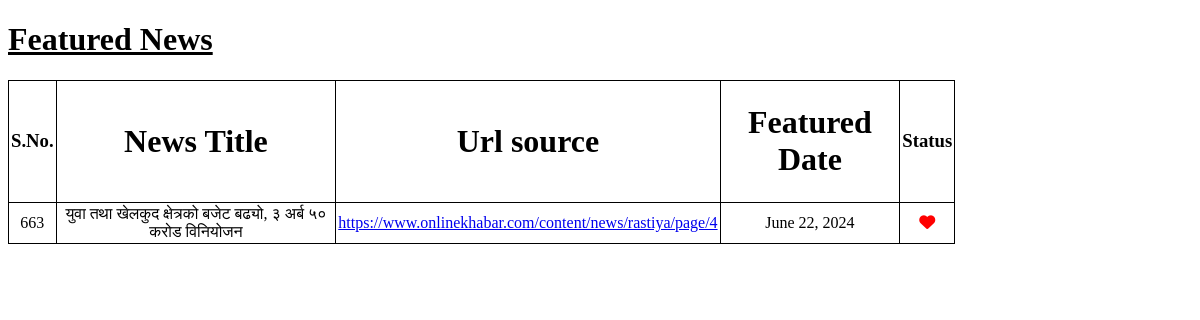
Before: /tool/featured_news/ (signed in) with the older database file.
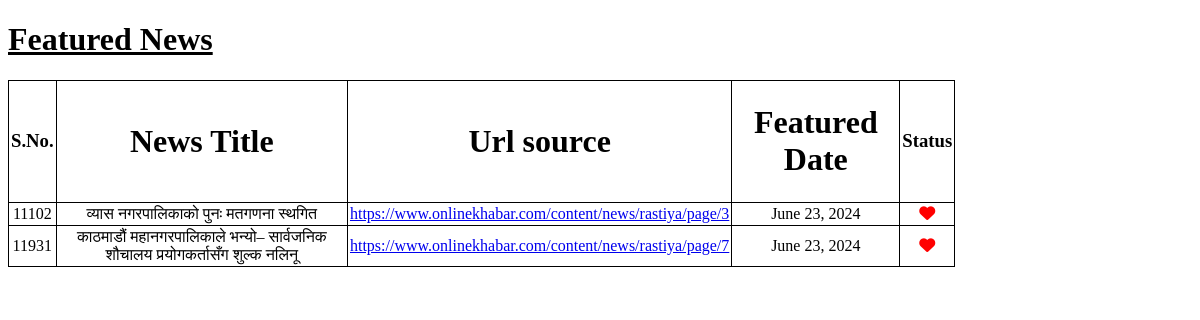
After: the same page with the newer database file.
### scrappingtool/models.py (models this page shows, shortened)
class FeaturedNews(models.Model):
    user=models.ForeignKey(User,on_delete=models.CASCADE)
    featured_news=models.ForeignKey(Newsheadline,on_delete=models.CASCADE)
    featured_date=models.DateField(auto_now_add=True)

class Newsheadline(models.Model):
    news_source=models.ForeignKey(Webportal, on_delete=models.CASCADE)
    news_title=models.CharField(max_length=512)
    news_upload_date=models.TextField()

class Webportal(models.Model):
    page_title=models.CharField(max_length=128)
    page_id=models.UUIDField(primary_key=True, default=uuid.uuid4, editable=False)
    page_url=models.URLField(max_length=200)

### scrappingtool/views.py (the view)
# urls.py: path('featured_news/',views.featured_news,name="feature"),
@user_passes_test(user_required)
def featured_news(request):
    featured_news=FeaturedNews.objects.filter(user=request.user)
    return render(request,"featured_news.html",{'featured_news':featured_news})

### scrappingtool/views.py (called while the page is built)
def user_required(user):
    return user.is_active

### Template/featured_news.html (shortened to what this page needs)
<!DOCTYPE html>
<html lang="en">
<head>
</head>
<body>
    {%if featured_news%}
    <h1><u>Featured News</u></h1>
    <table>
        <th><h3>S.No.</h3></th>
        <th><h1>News Title</h1></th>
        <th><h1>Url source</h1></th>
        <th><h1>Featured Date</h1></th>
        <th><h3>Status</h3></th>
        {%for news in featured_news%}
    <tr>
        <td>{{news.featured_news.id }}</td>
        <td>{{news.featured_news.news_title}}</td>
        <td><a href="{{news.featured_news.news_source.page_url}}">{{news.featured_news.news_source.page_url}}</a></td>
        <td>{{news.featured_date}}</td>
        <td>
            <a href="/tool/unfeature/{{news.featured_news_id}}"><i id="feature" class="fa-solid fa-heart"></i></a>
        </td>
    </tr>
    {%endfor%}
</table>
{%else%}
    <div style="text-align: center; margin-top: 100px;">
        <h1>Wow, Such Empty!</h1>
        <p>This page doesn't have any featured news yet.</p>
    </div>
{%endif%}
</body>
</html>

### Template/featured_news.html (style rules this page uses)
table { border-collapse: collapse; width: 80%; }
th,td { border: 1px solid black; padding: 2px; text-align: center; }
#feature { color: red; }

Changed rows visible on the page:
removed FeaturedNews: featured_news.id "663", featured_news.news_title "युवा तथा खेलकुद क्षेत्रको बजेट बढ्यो, ३ अर्ब ५० करोड विनियोजन", featured_news.news_source.page_url "https://www.onlinekhabar.com/content/news/rastiya/page/4", featured_date "June 22, 2024"
added FeaturedNews: featured_news.id "11102", featured_news.news_title "व्यास नगरपालिकाको पुनः मतगणना स्थगित", featured_news.news_source.page_url "https://www.onlinekhabar.com/content/news/rastiya/page/3", featured_date "June 23, 2024"
added FeaturedNews: featured_news.id "11931", featured_news.news_title "काठमाडौं महानगरपालिकाले भन्यो– सार्वजनिक शौचालय प्रयोगकर्तासँग शुल्क नलिनू", featured_news.news_source.page_url "https://www.onlinekhabar.com/content/news/rastiya/page/7", featured_date "June 23, 2024"
